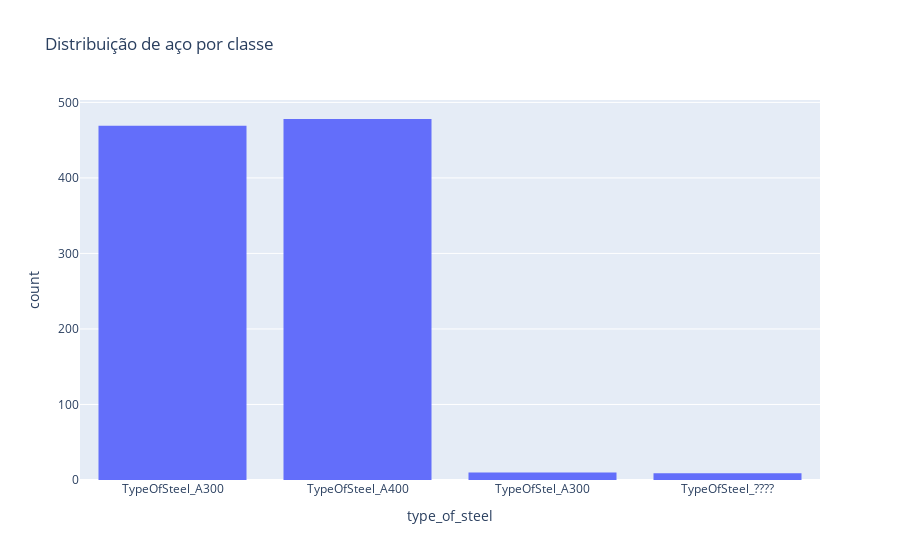

Notebook code for this chart:
### Markdown cell above
**Quantas classes temos e como é a distribuição de aço entre elas?**

### Code cell
# Análise da coluna categórica 'type_of_steel'
px.histogram(data_frame=df, x='type_of_steel', title='Distribuição de aço por classe')

### Figure 1 — Plotly figure (JSON) as saved in the notebook; plotly's stock layout.template omitted (floating-point values rounded to 4 significant figures; data arrays with more than 128 entries replaced by an {"elided": "..."} marker saying what was removed)
{"data": [{"alignmentgroup": "True", "bingroup": "x", "hovertemplate": "type_of_steel=%{x}<br>count=%{y}<extra></extra>", "legendgroup": "", "marker": {"color": "#636efa", "pattern": {"shape": ""}}, "name": "", "offsetgroup": "", "orientation": "v", "showlegend": false, "type": "histogram", "x": {"elided": "966 str values"}, "xaxis": "x", "yaxis": "y"}], "layout": {"barmode": "relative", "legend": {"tracegroupgap": 0}, "title": {"text": "Distribuição de aço por classe"}, "xaxis": {"anchor": "y", "domain": [0, 1], "title": {"text": "type_of_steel"}}, "yaxis": {"anchor": "x", "domain": [0, 1], "title": {"text": "count"}}}}
